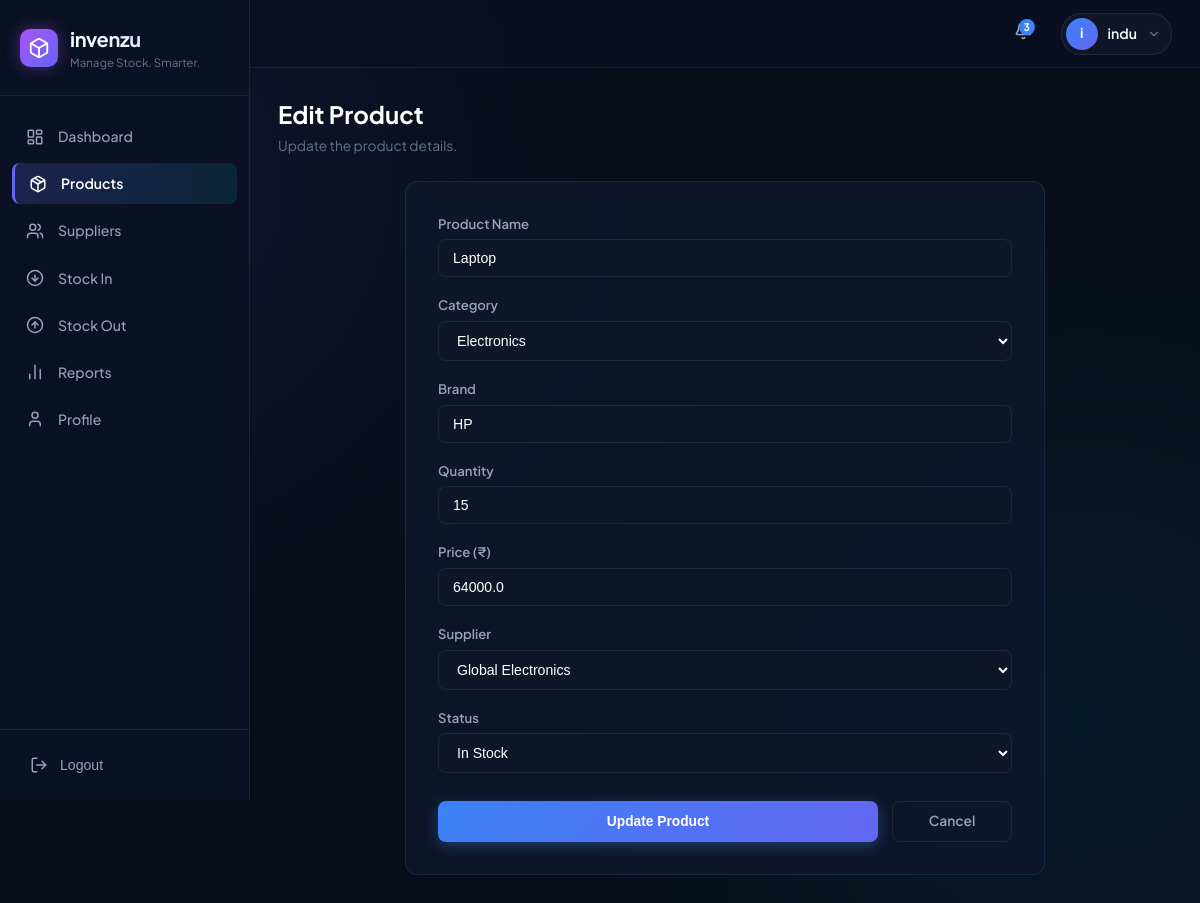
Screenshot of /products/edit/3 (signed in) with the database file from the repository.
### tables this page shows
CREATE TABLE products (
            id INTEGER PRIMARY KEY AUTOINCREMENT,
            name TEXT NOT NULL,
            category TEXT NOT NULL,
            brand TEXT NOT NULL,
            quantity INTEGER NOT NULL DEFAULT 0,
            price REAL NOT NULL DEFAULT 0.0,
            supplier_id INTEGER,
            status TEXT NOT NULL DEFAULT 'In Stock',
            created_at TIMESTAMP DEFAULT CURRENT_TIMESTAMP, user_id INTEGER,
            FOREIGN KEY (supplier_id)
                REFERENCES suppliers(id)
                ON DELETE SET NULL
        );

CREATE TABLE suppliers (
            id INTEGER PRIMARY KEY AUTOINCREMENT,
            name TEXT NOT NULL,
            phone TEXT NOT NULL,
            email TEXT NOT NULL,
            address TEXT NOT NULL,
            created_at TIMESTAMP DEFAULT CURRENT_TIMESTAMP
        , user_id INTEGER);

### app.py (the view, shortened to what this page needs)
@app.route('/products/edit/<int:id>', methods=['GET', 'POST'])
@login_required
def edit_product(id):
    db = get_db()
    product = db.execute(
        """
        SELECT *
        FROM products
        WHERE id = ? AND user_id = ?
        """,
        (id, session['user_id'])
    ).fetchone()
    if not product:
        db.close()
        return render_template(
            '404.html'
        ), 404
    suppliers = db.execute(
        """
        SELECT id, name
        FROM suppliers
        WHERE user_id = ?
        ORDER BY name ASC
        """,
        (session['user_id'],)
    ).fetchall()
    db.close()
    return render_template(
        'edit_product.html',
        product=product,
        suppliers=suppliers
    )

### app.py (called while the page is built)
def get_db():
    conn = sqlite3.connect(DB_PATH)
    conn.row_factory = sqlite3.Row
    return conn

def login_required(f):
    @wraps(f)
    def decorated_function(*args, **kwargs):
        if 'user_id' not in session:
            return redirect(url_for('login'))
        return f(*args, **kwargs)
    return decorated_function

@app.context_processor
def inject_user():
    db = get_db()
    low_stock_notifications = db.execute("""
        SELECT id, name, quantity
        FROM products
        WHERE user_id = ?
        AND quantity <= 5
        ORDER BY quantity ASC, name ASC
    """, (session.get('user_id', 0),)).fetchall()
    db.close()
    return {
         'current_user': session.get('username'),
         'current_user_name': session.get('username'),
         'current_user_email': session.get('email'),
         'unread_notifications': len(low_stock_notifications),
         'low_stock_notifications': low_stock_notifications
        }

### templates/edit_product.html (shortened to what this page needs)
{% extends "base.html" %}
{% block content %}
<div class="page-header">
  <div>
    <h1>Edit Product</h1>
    <p>Update the product details.</p>
  </div>
</div>
<div class="card" style="max-width: 640px; margin: 0 auto; padding: 32px;">
  <form method="POST" action="{{ url_for('edit_product', id=product.id) }}">
    <div class="form-group">
      <label class="form-label">Product Name</label>
      <input type="text" name="name" value="{{ product.name }}" class="form-control" required>
    </div>
    <div class="form-group">
      <label class="form-label">Category</label>
      <select name="category" class="form-control" required>
        <option value="Electronics" {% if product.category == 'Electronics' %}selected{% endif %}>Electronics</option>
      </select>
    </div>
    <div class="form-group">
      <label class="form-label">Brand</label>
      <input type="text" name="brand" value="{{ product.brand }}" class="form-control" required>
    </div>
    <div class="form-group">
      <label class="form-label">Quantity</label>
      <input type="number" name="quantity" value="{{ product.quantity }}" class="form-control" min="0" required>
    </div>
    <div class="form-group">
      <label class="form-label">Price (₹)</label>
      <input type="number" step="0.01" name="price" value="{{ product.price }}" class="form-control" min="0" required>
    </div>
    <div class="form-group">
      <label class="form-label">Supplier</label>
      <select name="supplier_id" class="form-control" required>
        {% for s in suppliers %}
        <option value="{{ s.id }}" {% if product.supplier_id == s.id %}selected{% endif %}>{{ s.name }}</option>
        {% endfor %}
      </select>
    </div>
    <div class="form-group">
      <label class="form-label">Status</label>
      <select name="status" class="form-control">
        <option value="In Stock" {% if product.status == 'In Stock' %}selected{% endif %}>In Stock</option>
      </select>
    </div>
    <div style="display: flex; gap: 14px; margin-top: 28px;">
      <button type="submit" class="btn btn-primary" style="flex: 1; padding: 12px;">Update Product</button>
      <a href="{{ url_for('products') }}" class="btn btn-outline" style="min-width: 120px;">Cancel</a>
    </div>
  </form>
</div>
{% endblock %}

### static/css/style.css (style rules this page uses)
:root { --bg-main: #080d1a; --bg-card: rgba(16, 24, 43, 0.85); --bg-card-hover: rgba(22, 33, 58, 0.95); --bg-sidebar: #0a1122; --border-color: rgba(56, 189, 248, 0.12); --border-subtle: rgba(255, 255, 255, 0.07); --text-primary: #f8fafc; --text-secondary: #94a3b8; --text-muted: #64748b; --accent-cyan: #06b6d4; --accent-purple: #8b5cf6; --accent-blue: #3b82f6; --accent-green: #10b981; --accent-yellow: #f59e0b; --accent-red: #ef4444; --font-family: 'Plus Jakarta Sans', system-ui, -apple-system, sans-serif; }
* { margin: 0; padding: 0; box-sizing: border-box; }
body { font-family: var(--font-family); background-color: var(--bg-main); color: var(--text-primary); min-height: 100vh; line-height: 1.5; background-image: radial-gradient(circle at 10% 20%, rgba(99, 102, 241, 0.08) 0%, transparent 40%), radial-gradient(circle at 90% 80%, rgba(6, 182, 212, 0.08) 0%, transparent 40%); background-attachment: fixed; }
.page-header { display: flex; align-items: center; justify-content: space-between; margin-bottom: 24px; }
.page-header h1 { font-size: 1.5rem; font-weight: 700; color: #fff; }
.page-header p { font-size: 0.86rem; color: var(--text-muted); margin-top: 4px; }
.btn { display: inline-flex; align-items: center; justify-content: center; gap: 8px; padding: 9px 18px; border-radius: 8px; font-size: 0.86rem; font-weight: 600; text-decoration: none; cursor: pointer; border: none; transition: all 0.2s ease; }
.btn-primary { background: linear-gradient(135deg, #3b82f6 0%, #6366f1 100%); color: #fff; box-shadow: 0 4px 14px rgba(59, 130, 246, 0.35); }
.btn-outline { background: transparent; border: 1px solid var(--border-subtle); color: var(--text-secondary); }
.card { background: var(--bg-card); border: 1px solid var(--border-color); border-radius: 12px; padding: 22px; backdrop-filter: blur(10px); }
.form-group { margin-bottom: 18px; }
.form-label { display: block; font-size: 0.82rem; font-weight: 600; color: var(--text-secondary); margin-bottom: 6px; }
.form-control { width: 100%; padding: 10px 14px; background: rgba(15, 23, 42, 0.9); border: 1px solid var(--border-subtle); border-radius: 8px; color: #fff; font-size: 0.88rem; outline: none; transition: border-color 0.2s; }

### rows the page displays
products: name "Laptop", category "Electronics", brand "HP", quantity "15", price "64000.0", supplier_id "Global Electronics", status "In Stock"

### other values shown
{{ unread_notifications }} "3"
{{ current_user_name[0] if current_user_name else 'I' }} "i"
{{ current_user_name }} "indu"
